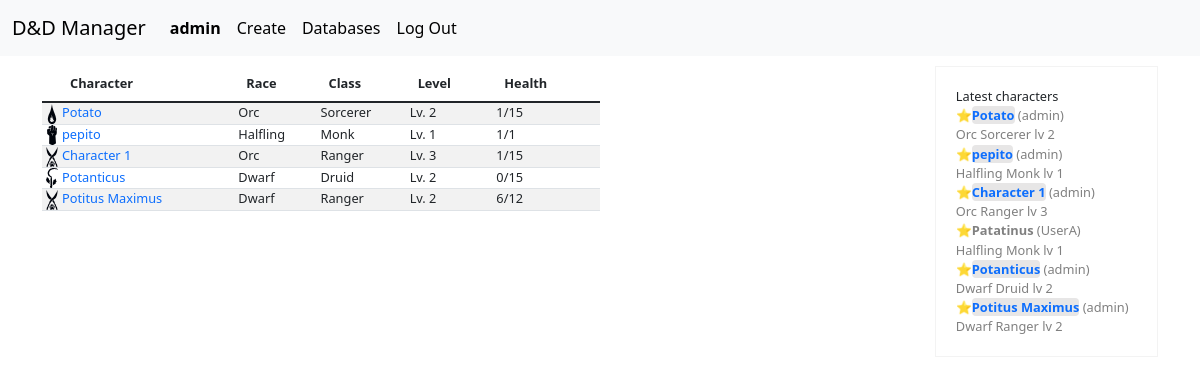
The app's page / (signed in) with its own data.
### sheet/models.py (models this page shows, shortened)
class User(AbstractUser):
    pass

class Character(models.Model):
    player = models.ForeignKey(User, on_delete=models.CASCADE, related_name="user_player")
    name = models.CharField(max_length=100)
    level = models.IntegerField(default=1, validators=[MinValueValidator(1), MaxValueValidator(20)])
    image = models.URLField(blank=True)
    hp = models.IntegerField(default=1)
    currenthp = models.IntegerField(default=1)
    alignment = models.CharField(blank=True, max_length=50)
    background = models.CharField(blank=True, max_length=50)
    traits = models.CharField(blank=True, max_length= 50)
    ideals = models.CharField(blank=True, max_length= 50)
    bonds = models.CharField(blank=True, max_length= 50)
    flaws = models.CharField(blank=True, max_length= 50)
    initiative = models.IntegerField(default=10)
    armorclass = models.IntegerField(default=10)
    speed = models.IntegerField(default=30)
    inspiration = models.BooleanField(default=False)
    BARBARIAN = 'Barbarian'
    BARD = 'Bard'
    CLERIC = 'Cleric'
    DRUID = 'Druid'
    FIGHTER = 'Fighter'
    MONK = 'Monk'
    PALADIN = 'Paladin'
    RANGER = 'Ranger'
    ROGUE = 'Rogue'
    SORCERER = 'Sorcerer'
    WARLOCK = 'Warlock'
    WIZARD = 'Wizard'
    CLASS_CHOICES = [
        (BARBARIAN, 'Barbarian'),
        (BARD, 'Bard'),
        (CLERIC, 'Cleric'),
        (DRUID, 'Druid'),
        (FIGHTER, 'Fighter'),
        (MONK, 'Monk'),
        (PALADIN, 'Paladin'),
        (RANGER, 'Ranger'),
        (ROGUE, 'Rogue'),
        (SORCERER, 'Sorcerer'),
        (WARLOCK, 'Warlock'),
        (WIZARD, 'Wizard'),
    ]
    character_class = models.CharField(default=BARBARIAN, max_length=20, choices=CLASS_CHOICES)
    HUMAN = "Human"
    HALFHUMAN = "Half-Human"
    DWARF = "Dwarf"
    HALFLING = "Halfling"
    ORC = "Orc"
    GNOME = "Gnome"
    ELF = "Elf"
    HALFELF = "Half-Elf"
    TIEFLING = "Tiefling"
    RACE_CHOICES = [
        (HUMAN, "Human"),
        (HALFHUMAN, "Half-Human"),
        (DWARF, "Dwarf"),
        (HALFLING, "Halfling"),
        (ORC, "Orc"),
        (GNOME, "Gnome"),
        (ELF, "Elf"),
        (HALFELF, "Half-Elf"),
        (TIEFLING, "Tiefling")
    ]
    race = models.CharField(default=HUMAN, max_length=50, choices=RACE_CHOICES)
    strength = models.IntegerField(default=10, validators=[MinValueValidator(1), MaxValueValidator(20)])
    dexterity = models.IntegerField(default=10, validators=[MinValueValidator(1), MaxValueValidator(20)])
    constitution = models.IntegerField(default=10, validators=[MinValueValidator(1), MaxValueValidator(20)])
    intelligence = models.IntegerField(default=10, validators=[MinValueValidator(1), MaxValueValidator(20)])
    wisdom = models.IntegerField(default=10, validators=[MinValueValidator(1), MaxValueValidator(20)])
    charisma = models.IntegerField(default=10, validators=[MinValueValidator(1), MaxValueValidator(20)])
    strength_bonus = models.IntegerField(blank=True, null=True)
    dexterity_bonus = models.IntegerField(blank=True, null=True)
    constitution_bonus = models.IntegerField(blank=True, null=True)
    intelligence_bonus = models.IntegerField(blank=True, null=True)
    wisdom_bonus = models.IntegerField(blank=True, null=True)
    charisma_bonus = models.IntegerField(blank=True, null=True)
    ATHLETICS = "Athletics"
    ACROBATICS = "Acrobatics"
    SLEIGHTOFHAND = "Sleight of Hand"
    STEALTH = "Stealth"
    ARCANA = "Arcana"
    HISTORY = "History"
    INVESTIGATION = "Investigation"
    NATURE = "Nature"
    RELIGION = "Religion"
    ANIMALHANDLING = "Animal Handling"
    INSIGHT = "Insight"
    MEDICINE = "Medicine"
    PERCEPTION = "Perception"
    SURVIVAL = "Survival"
    DECEPTION = "Deception"
    INTIMIDATION = "Intimidation"
    PERFORMANCE = "Performance"
    PERSUASION = "Persuasion"
    SKILLS_CHOICES = [
        (ATHLETICS, "Athletics"),
        (ACROBATICS, "Acrobatics"),
        (SLEIGHTOFHAND, "Sleight of Hand"),
        (STEALTH, "Stealth"),
        (ARCANA, "Arcana"),
        (HISTORY, "History"),
        (INVESTIGATION, "Investigation"),
        (NATURE, "Nature"),
        (RELIGION, "Religion"),
        (ANIMALHANDLING, "Animal Handling"),
        (INSIGHT, "Insight"),
        (MEDICINE, "Medicine"),
        (PERCEPTION, "Perception"),
        (SURVIVAL, "Survival"),
        (DECEPTION, "Deception"),
        (INTIMIDATION, "Intimidation"),
        (PERFORMANCE, "Performance"),
        (PERSUASION, "Persuasion")
    ]
    skills = models.CharField(max_length=500, null=True, blank=True)
    inventorylist = models.ManyToManyField("Item", through="CharacterItem", blank=True, related_name="users_inventorylist")
    temp_inventory = models.CharField(max_length=100, blank=True, null=True, default="None")
    spells = models.ManyToManyField("Spell", blank=True, related_name="users_spells")
    coin_gold = models.PositiveIntegerField(default=0, blank=False)
    coin_silver = models.PositiveIntegerField(default=0, blank=False)
    coin_copper = models.PositiveIntegerField(default=0, blank=False)

### sheet/views.py (the view)
# urls.py: path("", views.index, name="index"),
def index(request):
    characters = Character.objects.order_by('-id')
    return render(request, "index.html", {
        "characters": characters,
    })

### sheet/templates/index.html (shortened to what this page needs)
{% extends "layout.html" %}
{% load static %}
{% block style %}
    <link rel="stylesheet" href="{% static 'index.css' %}">
{% endblock %}
{% block body %}
<div class="container">
    <table class="table table-striped table-hover column-left">
        <thead>
            <tr>
                <th scope="col-sm-" style="width: 20px;"> </th>
                <th scope="col">Character</th>
                <th scope="col">Race</th>
                <th scope="col">Class</th>
                <th scope="col">Level</th>
                <th scope="col">Health</th>
            </tr>
        </thead>
        <tbody class="table-group-divider">
            {% if user.is_authenticated %}
            {% for i in characters %}
            {% if i.player == request.user %}
            <tr>
            <td><img src="static/images/classes/{{ i.character_class | lower }}.svg" height="20px" width="100%"></td>
            <td>
                <a href="{% url 'character_page' i.pk %}">
                {{ i.name }}
                </a>
            </td>
            <td>{{ i.race}}</td>
            <td>{{ i.character_class }}</td>
            <td>Lv. {{ i.level }}</td>
            <td>{{ i.currenthp }}/{{ i.hp }}</td>
            </tr>
            {% endif %}
            {% endfor %}
            {% endif %}
        </tbody>
    </table>
    <div class="column-right" style="min-width: 20%;">
        Latest characters
        {% for i in characters %}
            {% if i.player != request.user %}
                <div class="character-card">
                    <p>⭐<b>{{ i.name }}</b> ({{ i.player }})</p>
                    <p><span>{{ i.race }} {{ i.character_class }} lv {{ i.level }}</span></p>
                </div>
            {% else %}
                <div class="character-card">
                    <p>⭐<b><a href="{% url 'character_page' i.pk %}">{{ i.name }}</a></b> ({{ i.player }})</p>
                    <p><span>{{ i.race }} {{ i.character_class }} lv {{ i.level }}</span></p>
                </div>
            {% endif %}
        {% endfor %}
    </div>
</div>
{% endblock %}

### sheet/templates/layout.html (shortened to what this page needs)
{% load static %}
<!DOCTYPE html>
<html lang="en">
    <head>
        <link href="https://cdn.jsdelivr.net/npm/bootstrap@5.3.0/dist/css/bootstrap.min.css" rel="stylesheet">
        <link rel="stylesheet" href="{% static 'styles.css' %}">
        {% block style %}
        {% endblock %}
    </head>
    <body>
        <nav class="navbar navbar-expand-lg bg-body-tertiary">
            <div class="container-fluid">
              <a class="navbar-brand" href="{% url 'index' %}">D&D Manager</a>
              <div class="collapse navbar-collapse" id="navbarNav">
                <ul class="navbar-nav">
                  {% if user.is_authenticated %}
                  <li class="nav-item">
                    <div class="nav-link active"><b>{{ request.user }}</b></div>
                  </li>
                  <li class="nav-item">
                    <a class="nav-link active" href="{% url 'create_character' %}">Create</a>
                  </li>
                  <li class="nav-item">
                    <a class="nav-link active" href="{% url 'databases' %}">Databases</a>
                  </li>
                  <li class="nav-item">
                    <a class="nav-link active" href="{% url 'logout' %}">Log Out</a>
                  </li>
                  {% endif %}
                </ul>
              </div>
            </div>
          </nav>
            {% block body %}
            {% endblock %}
    </body>
</html>

### sheet/static/styles.css (style rules this page uses)
a { text-decoration:none; }

### sheet/static/index.css (style rules this page uses)
.container { width: 100vw; margin-top: 10px; }
.column-left { float: left; width: 50%; font-size: 12px; margin-bottom: 5px; font-size: .8rem; }
.table a { display: block; width: 100%; height: 100%; padding: 0px; }
.table td { padding: 0px; }
.character-card { color: gray; font-size: .8rem; }
.character-card a { background-color: rgb(231, 230, 230); border-radius: 4px; }
.character-card p { margin-bottom: 0px; }
.column-right { align-self: right; height: fit-content; border: 1px solid rgb(243, 243, 243); padding: 20px; margin-right: 0px; margin-left: auto; font-size: .8em; }
@media (min-width: 701px) { .column-right { display: block; float: right; } }
@media (min-width: 701px) { .column-left { float:left } }

### records on screen
User: user "admin"
Character: shows a picture, name "Potato", race "Orc", character_class "Sorcerer", level "2", currenthp "1", hp "15", player "admin"
Character: shows a picture, name "pepito", race "Halfling", character_class "Monk", level "1", currenthp "1", hp "1", player "admin"
Character: name "Character 1", race "Orc", character_class "Ranger", level "3", currenthp "1", hp "15", player "admin"
Character: shows a picture, name "Potanticus", race "Dwarf", character_class "Druid", level "2", currenthp "0", hp "15", player "admin"
Character: name "Potitus Maximus", race "Dwarf", character_class "Ranger", level "2", currenthp "6", hp "12", player "admin"
Character: name "Patatinus", player "UserA", race "Halfling", character_class "Monk", level "1"
